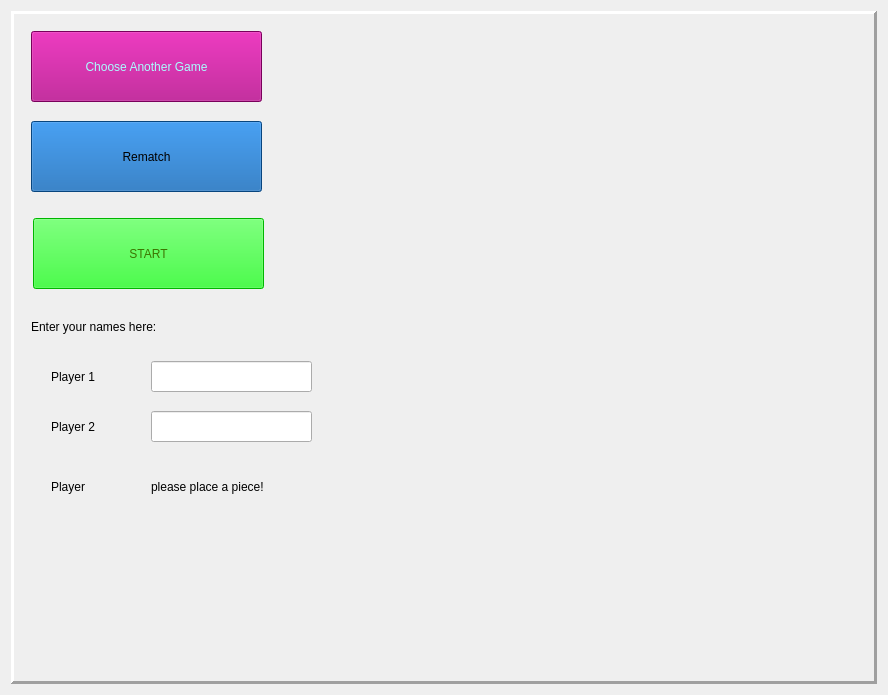
<?xml version="1.0" encoding="UTF-8"?>
<ui version="4.0">
 <class>YWindow</class>
 <widget class="QWidget" name="YWindow">
  <property name="geometry">
   <rect>
    <x>0</x>
    <y>0</y>
    <width>888</width>
    <height>695</height>
   </rect>
  </property>
  <property name="windowTitle">
   <string>Y Game</string>
  </property>
  <layout class="QVBoxLayout" name="verticalLayout">
   <item>
    <widget class="YFrame" name="frame">
     <property name="frameShape">
      <enum>QFrame::Panel</enum>
     </property>
     <property name="frameShadow">
      <enum>QFrame::Raised</enum>
     </property>
     <property name="lineWidth">
      <number>3</number>
     </property>
     <widget class="QPushButton" name="chooseButton">
      <property name="geometry">
       <rect>
        <x>20</x>
        <y>20</y>
        <width>231</width>
        <height>71</height>
       </rect>
      </property>
      <property name="styleSheet">
       <string notr="true">background-color: rgb(170, 0, 127);
color: rgb(170, 255, 255);
font: 75 12pt &quot;Times New Roman&quot;;</string>
      </property>
      <property name="text">
       <string>Choose Another Game</string>
      </property>
     </widget>
     <widget class="QPushButton" name="rematchButton">
      <property name="geometry">
       <rect>
        <x>20</x>
        <y>110</y>
        <width>231</width>
        <height>71</height>
       </rect>
      </property>
      <property name="styleSheet">
       <string notr="true">background-color: rgb(11, 96, 176);
font: 75 14pt &quot;Times New Roman&quot;;
color: rgb(0, 0, 0);</string>
      </property>
      <property name="text">
       <string>Rematch</string>
      </property>
     </widget>
     <widget class="QPushButton" name="start">
      <property name="geometry">
       <rect>
        <x>22</x>
        <y>207</y>
        <width>231</width>
        <height>71</height>
       </rect>
      </property>
      <property name="styleSheet">
       <string notr="true">background-color: rgb(0, 255, 0);
font: 75 22pt &quot;Times New Roman&quot;;
color: rgb(59, 117, 0);</string>
      </property>
      <property name="text">
       <string>START</string>
      </property>
     </widget>
     <widget class="QLineEdit" name="txtP2">
      <property name="geometry">
       <rect>
        <x>140</x>
        <y>400</y>
        <width>161</width>
        <height>31</height>
       </rect>
      </property>
     </widget>
     <widget class="QLabel" name="labelPlayer2">
      <property name="geometry">
       <rect>
        <x>40</x>
        <y>400</y>
        <width>91</width>
        <height>31</height>
       </rect>
      </property>
      <property name="styleSheet">
       <string notr="true">font: 17pt &quot;Times New Roman&quot;;</string>
      </property>
      <property name="text">
       <string>Player 2</string>
      </property>
     </widget>
     <widget class="QLabel" name="Names">
      <property name="geometry">
       <rect>
        <x>20</x>
        <y>290</y>
        <width>301</width>
        <height>51</height>
       </rect>
      </property>
      <property name="styleSheet">
       <string notr="true">font: 75 20pt &quot;Times New Roman&quot;;</string>
      </property>
      <property name="text">
       <string>Enter your names here:</string>
      </property>
     </widget>
     <widget class="QLineEdit" name="txtP1">
      <property name="geometry">
       <rect>
        <x>140</x>
        <y>350</y>
        <width>161</width>
        <height>31</height>
       </rect>
      </property>
     </widget>
     <widget class="QLabel" name="labelPlayer1">
      <property name="geometry">
       <rect>
        <x>40</x>
        <y>350</y>
        <width>91</width>
        <height>31</height>
       </rect>
      </property>
      <property name="styleSheet">
       <string notr="true">font: 17pt &quot;Times New Roman&quot;;</string>
      </property>
      <property name="text">
       <string>Player 1</string>
      </property>
     </widget>
     <widget class="QLabel" name="label">
      <property name="geometry">
       <rect>
        <x>140</x>
        <y>460</y>
        <width>231</width>
        <height>31</height>
       </rect>
      </property>
      <property name="styleSheet">
       <string notr="true">font: 17pt &quot;Times New Roman&quot;;</string>
      </property>
      <property name="text">
       <string>please place a piece!</string>
      </property>
     </widget>
     <widget class="QLabel" name="whosTurn">
      <property name="geometry">
       <rect>
        <x>40</x>
        <y>460</y>
        <width>81</width>
        <height>31</height>
       </rect>
      </property>
      <property name="styleSheet">
       <string notr="true">font: 17pt &quot;Times New Roman&quot;;</string>
      </property>
      <property name="text">
       <string>Player</string>
      </property>
     </widget>
    </widget>
   </item>
  </layout>
 </widget>
 <customwidgets>
  <customwidget>
   <class>YFrame</class>
   <extends>QFrame</extends>
   <header location="global">yframe.h</header>
   <container>1</container>
  </customwidget>
 </customwidgets>
 <resources/>
 <connections/>
</ui>
